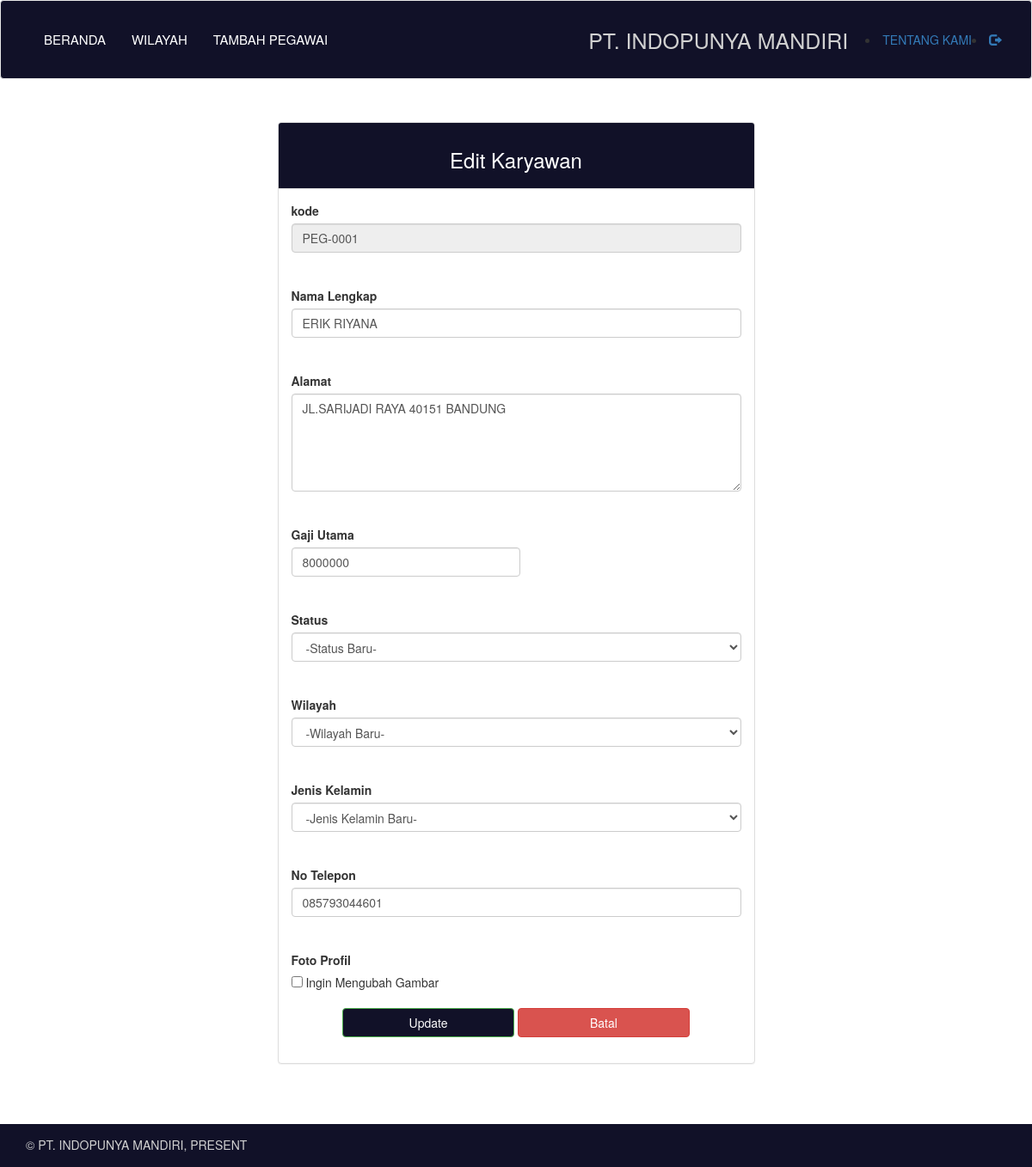
Screenshot of /admin_template/edit.php?kode=PEG-0001 with the database file from the repository.
### tables this page shows
CREATE TABLE `data_karyawan` (
  `kode` varchar(10) NOT NULL,
  `nama` varchar(50) NOT NULL,
  `gambar` varchar(255) NOT NULL,
  `alamat` varchar(100) NOT NULL,
  `gaji` int(50) NOT NULL,
  `wilayah` varchar(100) NOT NULL,
  `sex` varchar(20) NOT NULL,
  `status` varchar(20) NOT NULL,
  `no_telp` varchar(20) NOT NULL
);

### admin_template/function/karyawan.php (called while the page is built, shortened)
<?php
function tampilkan_per_kode($kode){
	$query  = "SELECT * FROM data_karyawan WHERE kode='$kode'";
	return result($query);
}
function result($query){
	global $link;
	if ($result = mysqli_query($link, $query) or die('gagal menampilkan data')) {
		return $result;
	}
}
 ?>

### admin_template/edit.php (the view, shortened to what this page needs)
<?php
require_once "view/header.php";
$kode = $_GET['kode'];
if (isset($kode)) {
  $detail = tampilkan_per_kode($kode);
  while ($row = mysqli_fetch_assoc($detail)) {
    $kode_detail        = $row['kode'];
    $nama_detail        = $row['nama'];
    $wilayah_detail     = $row['wilayah'];
    $gaji_detail        = $row['gaji'];
    $sex_detail         = $row['sex'];
    $alamat_detail      = $row['alamat'];
    $notelp_detail      = $row['no_telp'];
    $status_detail      = $row['status'];
  }
}
 ?>
 <div class="container" style="margin-top:50px; margin-bottom:50px;">
   <div class="row">
     <div class="col-md-6 col-md-offset-3">
       <div class="panel panel-default">
         <div class="panel-heading" style="background-color: #111128; color:white;">
           <h3 class="text-center">Edit Karyawan</h3>
         </div>
         <div class="panel-body">
           <form action="" method="post" enctype="multipart/form-data">
            <div class="form-group">
              <label for="kode">kode</label> <br>
              <input type="text" class="form-control" name="kode" size="37" readonly value="<?= $kode_detail; ?>"> <br> <br>
             	<label for="nama">Nama Lengkap</label> <br>
             	<input type="text" class="form-control" name="nama" size="37" value="<?= $nama_detail; ?>"> <br> <br>
             	<label for="alamat">Alamat</label> <br>
             	<textarea name="alamat" class="form-control" rows="5" cols="40"><?= $alamat_detail; ?></textarea> <br> <br>
             	<label for="gaji">Gaji Utama</label> <br>
             	<input type="number" class="form-control" name="gaji" min="800000" max="8000000" step="50000" style="width: 19em" value="<?= $gaji_detail; ?>"> <br> <br>
              <label for="status">Status</label> <br>
             	<select name="status" class="form-control">
                <option value="<?= $status_detail; ?>">-Status Baru-</option>
              </select> <br> <br>
              <label for="wilayah">Wilayah</label> <br>
              <select name="wilayah" class="form-control">
                <option value="<?= $wilayah_detail; ?>">-Wilayah Baru-</option>
              </select> <br> <br>
              <label for="sex">Jenis Kelamin</label> <br>
              <select name="sex" class="form-control">
                <option value="<?= $sex_detail; ?>">-Jenis Kelamin Baru-</option>
              </select> <br> <br>
              <label for="notelp">No Telepon</label> <br>
             	<input type="text" class="form-control" name="notelp" size="37" value="<?= $notelp_detail; ?>"> <br> <br>
             	<label for="exampleInputFile">Foto Profil</label> <br>
              <input type="checkbox" id="myCheck" class="form-check-input" onclick="myFunction()" name="cek_foto" value="true"> Ingin Mengubah Gambar<br>
              <div class="text-center" style="margin-top:20px">
                <input type="submit" class="btn btn-success" name="update" value="Update">
                <a href="index.php"><input type="button" class="btn btn-danger" value="Batal" style="width:200px;"></a>
              </div>
            </div>
           </form>
         </div>
       </div>
     </div>
   </div>
 </div>
 <?php
 require_once "view/footer.php";
  ?>

### admin_template/view/style.css (style rules this page uses)
input[type="submit"] { background-color:#111128; color:white; width:200px; }

### rows the page displays
data_karyawan: kode "PEG-0001", nama "ERIK RIYANA", alamat "JL.SARIJADI RAYA 40151 BANDUNG", gaji "8000000", notelp "085793044601"
